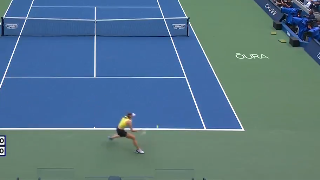
#> input picture capturas_app/movil_prueba_poc9_largo_imagen_movil.png, 320 x 180 px
$ python -i court.py   (imports and definitions only)
#> lines starting #> are read from the running program, lines starting #| are printed output that depends on the picture
#> further down, picture is the input picture: shape (180, 320, 3); mean B, G, R 135.3, 118, 86.3
"""Court line detection and image↔court homography for the main broadcast camera.

Court frame (metres): x across the court (0 = centre line, + to the right of the image),
y along the court from the near baseline (0) to the far baseline (23.77), on the ground plane.

Method: white-line pixels → Hough segments → the two longest near-horizontal families give
baseline / service-line candidates and the converging families give sideline candidates; each
combination of 2 "horizontal" × 2 "sideline" lines is mapped to the court model and scored by
how many projected model lines land on white pixels. The best homography wins.
"""
from dataclasses import dataclass
from itertools import combinations

import cv2
import numpy as np

W_DOUBLES, W_SINGLES = 10.97, 8.23
LENGTH, SERVICE = 23.77, 6.40          # service line distance from the net
NET_Y = LENGTH / 2

# model lines as pairs of court points (x, y)
LINES = {
    "near_baseline": ((-W_DOUBLES / 2, 0), (W_DOUBLES / 2, 0)),
    "far_baseline": ((-W_DOUBLES / 2, LENGTH), (W_DOUBLES / 2, LENGTH)),
    "near_service": ((-W_SINGLES / 2, NET_Y - SERVICE), (W_SINGLES / 2, NET_Y - SERVICE)),
    "far_service": ((-W_SINGLES / 2, NET_Y + SERVICE), (W_SINGLES / 2, NET_Y + SERVICE)),
    "left_doubles": ((-W_DOUBLES / 2, 0), (-W_DOUBLES / 2, LENGTH)),
    "right_doubles": ((W_DOUBLES / 2, 0), (W_DOUBLES / 2, LENGTH)),
    "left_singles": ((-W_SINGLES / 2, 0), (-W_SINGLES / 2, LENGTH)),
    "right_singles": ((W_SINGLES / 2, 0), (W_SINGLES / 2, LENGTH)),
    "centre_service": ((0, NET_Y - SERVICE), (0, NET_Y + SERVICE)),
}
HORIZONTAL = {"near_baseline": 0.0, "near_service": NET_Y - SERVICE, "far_service": NET_Y + SERVICE, "far_baseline": LENGTH}
SIDELINES = {"left_doubles": -W_DOUBLES / 2, "left_singles": -W_SINGLES / 2,
             "right_singles": W_SINGLES / 2, "right_doubles": W_DOUBLES / 2}


# (top-hat contrast, max saturation, min brightness): strict first; then faint thin lines in wide
# shots; then lines tinted by the surface (clay); last, lines in the shade (a stand's shadow over
# part of the court, late afternoon, overcast): a white line at half the light is darker than the
# absolute bars above but still stands out from its surroundings (top-hat) and stays unsaturated
LINE_PARAMS = [(25, 70, 150), (15, 70, 130), (20, 115, 140), (20, 70, 60)]


def _line_features(frame: np.ndarray):
    """Top-hat contrast, saturation and brightness of a frame (shared by all line-mask settings)."""
    hsv = cv2.cvtColor(frame, cv2.COLOR_BGR2HSV)
#> hsv: shape (180, 320, 3); mean H, S, V 86.9, 101.7, 146.1
    gray = cv2.cvtColor(frame, cv2.COLOR_BGR2GRAY)
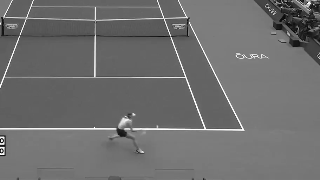
#> gray: shape (180, 320); min 0, max 255, mean 110.4
    tophat = cv2.morphologyEx(gray, cv2.MORPH_TOPHAT, cv2.getStructuringElement(cv2.MORPH_RECT, (15, 15)))
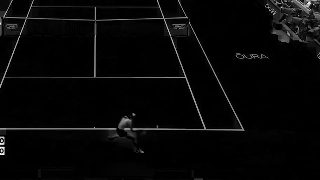
#> tophat: shape (180, 320); min 0, max 250, mean 7
    return tophat, hsv[..., 1], hsv[..., 2]


def _threshold(features, tophat_min, max_sat, min_val) -> np.ndarray:
    tophat, sat, val = features
    return ((tophat > tophat_min) & (sat < max_sat) & (val > min_val)).astype(np.uint8)


def white_lines(frame: np.ndarray, tophat_min=25, max_sat=70, min_val=150) -> np.ndarray:
    """Binary mask of thin bright low-saturation structures (court lines)."""
    return _threshold(_line_features(frame), tophat_min, max_sat, min_val)


class LineMasks:
    """The line masks of one frame for each LINE_PARAMS setting, computed once on demand and
    shared by the check of known homographies and the full search: (mask, dilated, integral of
    the dilated mask)."""

    def __init__(self, frame: np.ndarray):
        self.shape = frame.shape[:2]
        self._frame, self._features, self._m = frame, None, {}

    def __len__(self):
        return len(LINE_PARAMS)

    # [8 lines left out: function __getitem__, not called in this run]


def _intersect(l1, l2):
    p = np.cross(l1, l2)
    return None if abs(p[2]) < 1e-9 else p[:2] / p[2]


# [28 lines left out: function _merge, not called in this run]


def _model_samples(samples=60) -> np.ndarray:
    t = np.linspace(0, 1, samples)[:, None]
    return np.vstack([np.c_[(1 - t) * np.array(p) + t * np.array(q), np.ones(samples)] for p, q in LINES.values()])


MODEL_PTS = _model_samples()


def dilate_lines(mask: np.ndarray) -> np.ndarray:
    return cv2.dilate(mask, np.ones((5, 5), np.uint8))


# [65 lines left out: functions score_homography, score_many, plausible, not called in this run]


_CORNERS = np.array([[-W_DOUBLES / 2, 0, 1], [W_DOUBLES / 2, 0, 1],
                     [W_DOUBLES / 2, LENGTH, 1], [-W_DOUBLES / 2, LENGTH, 1]])


# [37 lines left out: functions _maybe_plausible, _perspective_many, not called in this run]


# the court rectangles a pair of image "horizontal" lines × a pair of sidelines may be: 6 × 6, in
# the order of the original nested search (near line, far line) × (left line, right line)
_MODEL_QUADS = np.array([[[xl, yn], [xr, yn], [xl, yf], [xr, yf]]
                         for (_, yn), (_, yf) in combinations(sorted(HORIZONTAL.items(), key=lambda kv: kv[1]), 2)
                         for (_, xl), (_, xr) in combinations(sorted(SIDELINES.items(), key=lambda kv: kv[1]), 2)], float)


@dataclass
class CourtFit:
    H: np.ndarray            # court (x, y, 1) → image
    score: float

    @property
    def H_inv(self):
        return np.linalg.inv(self.H)

    def to_court(self, pts_img: np.ndarray) -> np.ndarray:
        p = np.c_[pts_img, np.ones(len(pts_img))] @ self.H_inv.T
        return p[:, :2] / p[:, 2:]

    def to_image(self, pts_court: np.ndarray) -> np.ndarray:
        p = np.c_[pts_court, np.ones(len(pts_court))] @ self.H.T
        return p[:, :2] / p[:, 2:]


# [106 lines left out: functions fit_court, match_known, _fit_with, focal_and_rotation, camera_pitch_deg, not called in this run]

>>> import cv2
>>> picture = cv2.imread('../../capturas_app/movil_prueba_poc9_largo_imagen_movil.png')
>>> result = _line_features(picture)
